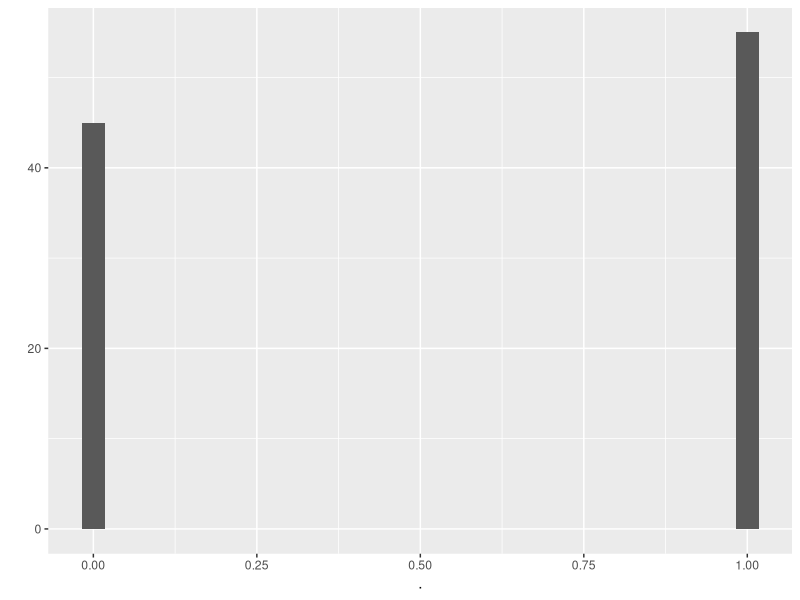
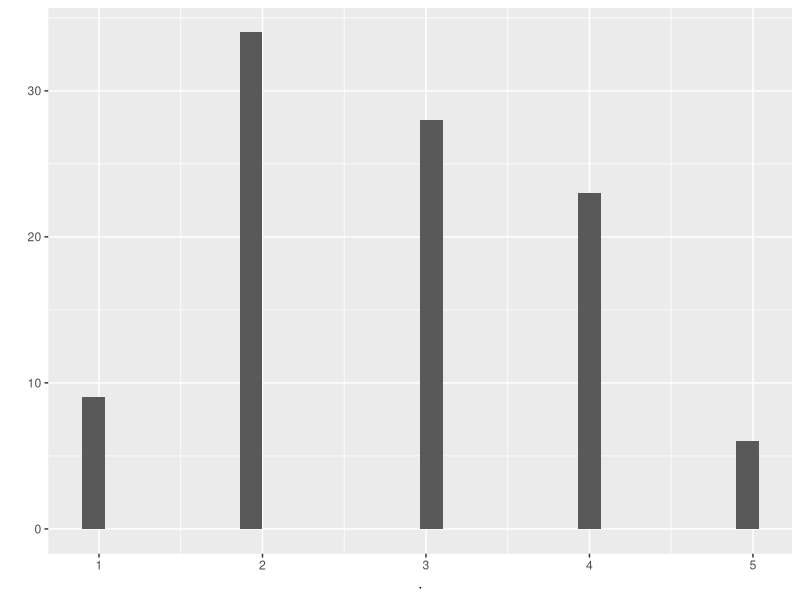

Source code (R) for these figures, in order: (Note: this script raises an error after producing the figures.)
## ---- chunk 1
library(tidyr)
library(dplyr)
library(ggplot2)
## ---- chunk 2
rbinom(size = 1, prob = 0.5, n = 1) # run this a couple of times
## ---- chunk 3
rbinom(size = 1, prob = 0.5, n = 100)
## ---- chunk 4
rbinom(size=1, prob=0.5, n = 100) %>%
  qplot()
# qplot is smart and if you give it a list of numbers, it will make you a histogram automagically
## ---- chunk 5
rbinom(size = 3, prob = 0.5, n = 1) # run this a couple of times
## ---- chunk 6
rbinom(size = 1, prob = 0.5, n = 3) # run this a couple of times
## ---- chunk 7
rbinom(size = 5, prob = 0.5, n = 100) %>%
  qplot()
## ---- chunk 8
rbinom(size = ..., prob = ..., n = ...) %>%
  qplot()
## ---- chunk 9
rbinom(size = ..., prob = ..., n = ...) %>%
  qplot()
## ---- chunk 10
dbinom(size = 1, prob = 0.5, x = 0)
## ---- chunk 11
# you can also supply a vector of outcomes
dbinom(size = 1, prob = 0.5, x = c(0,1))
## ---- chunk 12
dbinom(size = 5, prob = 0.5, x = 2)
## ---- chunk 13
dbinom(size = 5, prob = 0.5, x = c(0,1,2,3,4,5))
## ---- chunk 14
probabilities <- dbinom(size = 5, prob = 0.5, x = c(0,1,2,3,4,5))

binomial_density <- data.frame(
          values = c(0,1,2,3,4,5),
           probs = probabilities
          )

binomial_density

ggplot(binomial_density,
       aes(x = values, y = probs))+
  geom_bar(stat='identity', position=position_dodge())
## ---- chunk 15
probabilities <- pbinom(size = 5, prob = 0.5, q = c(0,1,2,3,4,5))

binomial_cumulative <- data.frame(
          values = c(0,1,2,3,4,5),
           probs = probabilities
          )

binomial_cumulative

ggplot(binomial_cumulative, 
       aes(x = values, y = probs))+
  geom_bar(stat='identity', position=position_dodge())
## ---- chunk 16

cumulative_probabilities <- c(0, 0.125, 0.25, 0.375, 0.5, 0.625, 0.75, 0.875, 1)

outcomes <- qbinom(size = 5, prob = 0.5, p = cumulative_probabilities)

binomial_quantiles <- data.frame(
          probs = cumulative_probabilities,
           values = outcomes
          )

ggplot(binomial_quantiles, 
       aes(x = probs, y = values))+
  geom_bar(stat='identity', position=position_dodge())

## ---- chunk 17

cumulative_probabilities <- c(0.025, 0.975) # 95 % quantiles

outcomes <- qbinom(size = 5, prob = 0.5, p = cumulative_probabilities)

binomial_quantiles <- data.frame(
          probs = cumulative_probabilities,
           values = outcomes
          )

ggplot(binomial_quantiles, 
       aes(x = probs, y = values))+
  geom_bar(stat='identity', position=position_dodge())

